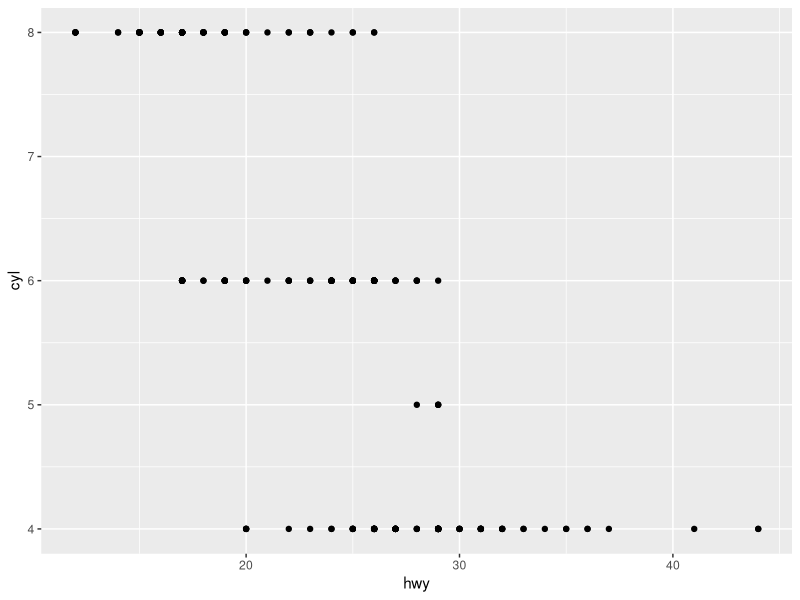
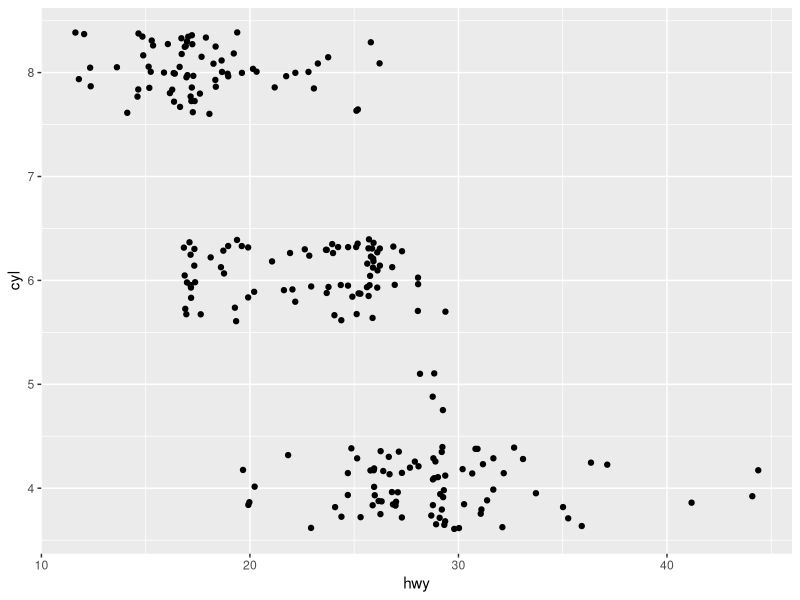
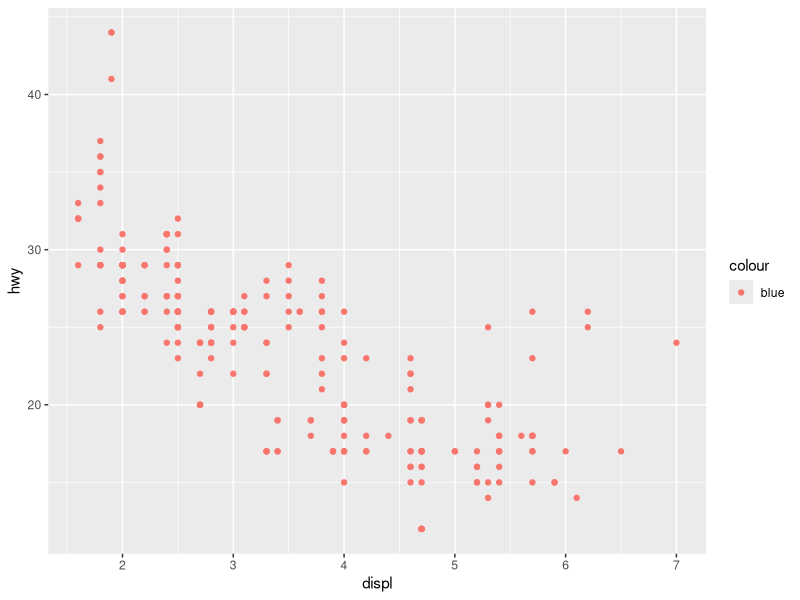
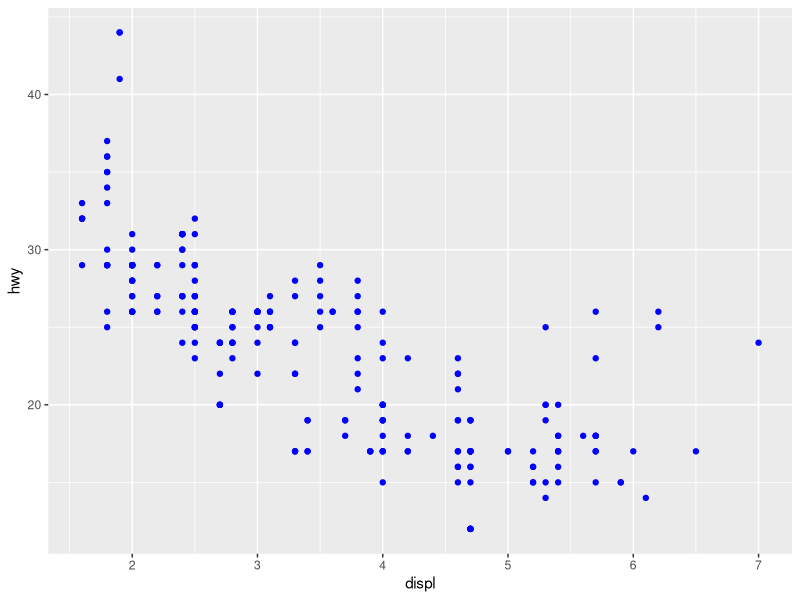
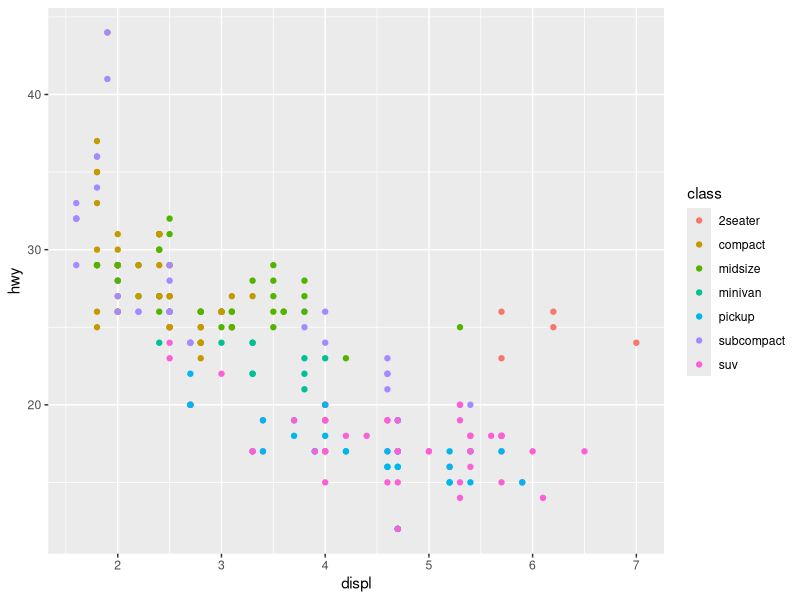
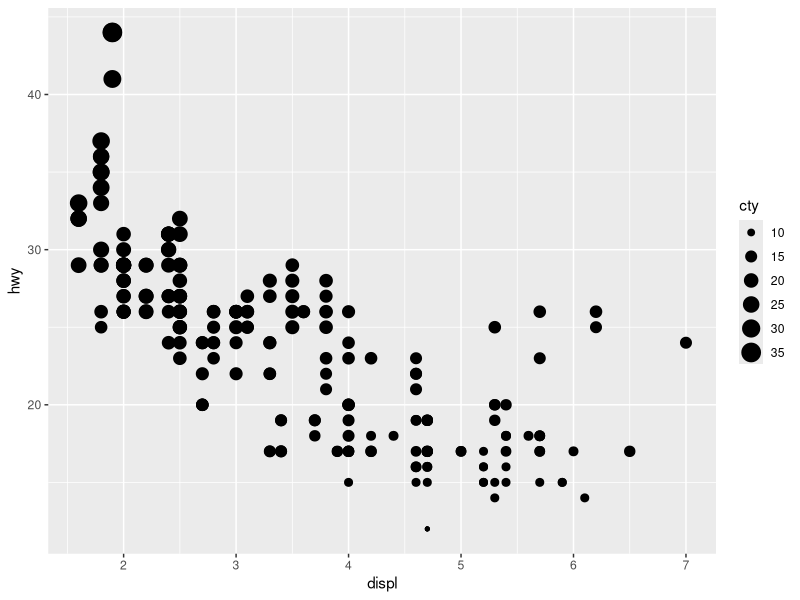
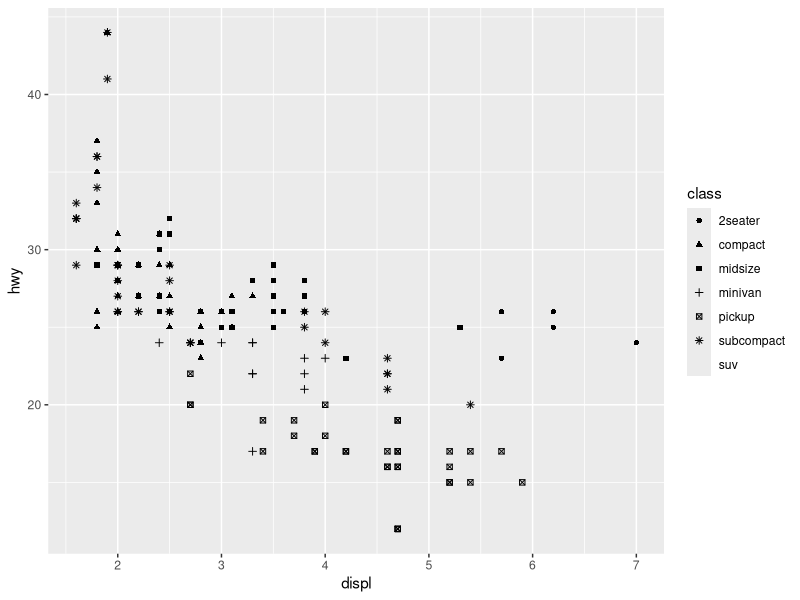
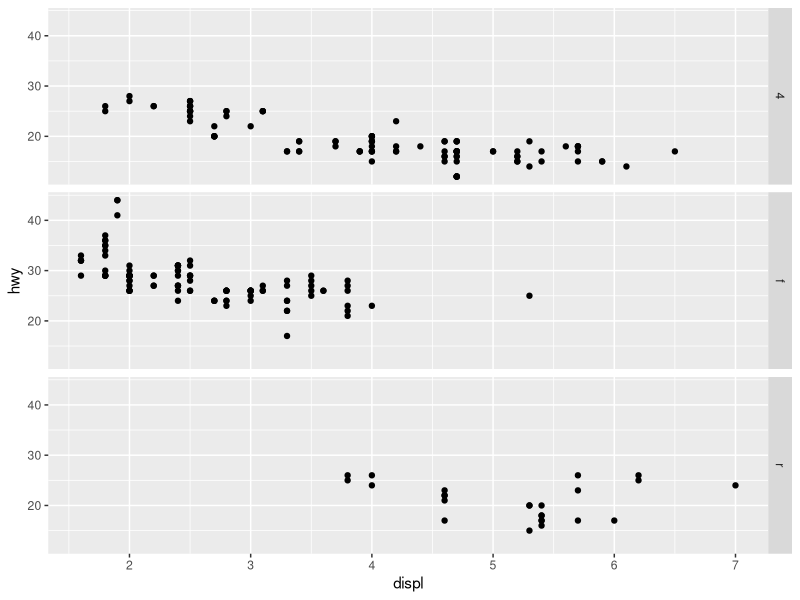

These figures' R source, in order:
library(dplyr)
library(tidyr)
library(ggplot2)
library(maps)

x = seq(-20, 20)
y = x*x
png(file = "D:/git/TraningR/LR4/data/plots/LR4_plot_1.png", bg = "transparent")
plot(x, y,
     cex = c((20:1), 1 , (1:20)),
     xlim=range(-30:30),
     ylim=range(0:500),
     col='green')
title(main='y = x^2', col.main='red')

dev.off()


x.norm <- rnorm(n = 200, mean = 0, sd = 10)
png(file = "D:/git/TraningR/LR4/data/plots/LR4_plot_2.png", bg = "transparent")
par(bg = 'gray66')
hist(x.norm, breaks = 15, freq = FALSE, col = "lightblue",
     xlab = "x.norm", ylab = "Density ", main = "Histogram of x.norm",
     ylim=range(0, 0.06), xlim=range(-30, 30))
lines(density(x.norm, bw = 1), col = "white", lwd = 2)
lines(density(x.norm, bw = 10), col = "red", lwd = 2)
dev.off()

mpg


ggplot(mpg) + geom_point(mapping=aes(x=hwy, y=cyl))
ggplot(mpg) + geom_point(mapping=aes(x=hwy, y=cyl), position = 'jitter')

ggplot(data = mpg) + geom_point(mapping = aes(x = displ, y = hwy, color = "blue"))

ggplot(data = mpg) + geom_point(mapping = aes(x = displ, y = hwy), color='blue')

ggplot(data = mpg) + geom_point(mapping = aes(x = displ, y = hwy, color = class))
head(mpg)

ggplot(data = mpg) + geom_point(mapping = aes(x = displ, y = hwy, size = cty))

ggplot(data = mpg) + geom_point(mapping = aes(x = displ, y = hwy, shape = class))

ggplot(data = mpg) + geom_point(mapping = aes(x = displ, y = hwy)) + facet_grid(drv ~ .)

ggplot(data = mpg) + geom_point(mapping = aes(x = displ, y = hwy)) + facet_grid(. ~ cyl)

ggplot(data = mpg, mapping = aes(x = displ, y = hwy)) +
  geom_point(mapping = aes(color = class)) +
  geom_smooth(data = filter(mpg, class == "subcompact"), se = FALSE)

ggplot(data = mpg, mapping = aes(x = cty, y = hwy)) + geom_point()

ggplot(data = mpg, aes(x = cty, y = hwy)) + geom_point(position = 'jitter')

ggplot(data = mpg, mapping = aes(x = cty, y = hwy)) +
  geom_point() + geom_abline() +  coord_fixed()